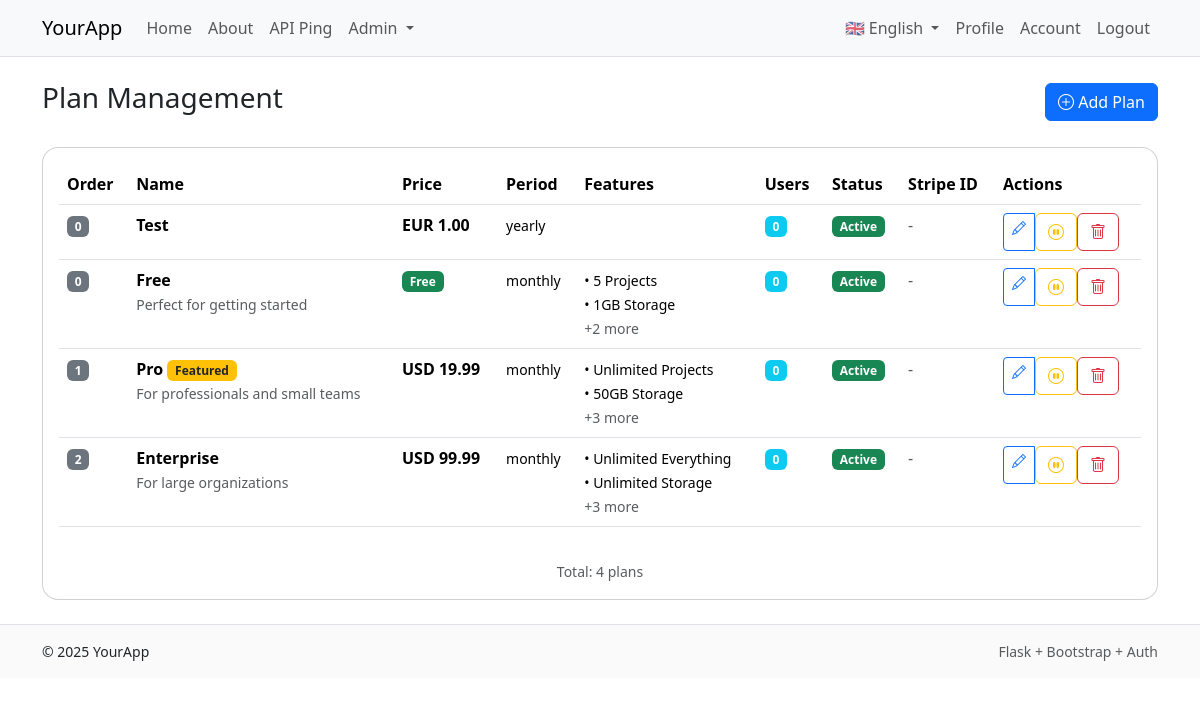
The page /admin/plans (signed in) on the database its author committed.
### app/models/user.py (models this page shows, shortened)
class User(UserMixin, db.Model):
    id = db.Column(db.Integer, primary_key=True)
    email = db.Column(db.String(255), unique=True, nullable=False, index=True)
    language = db.Column(db.String(5), default='en')
    role = db.Column(db.String(20), nullable=False, default='user', index=True)
    password_hash = db.Column(db.String(255), nullable=False)
    created_at = db.Column(db.DateTime, default=datetime.utcnow, nullable=False)
    confirmed_at = db.Column(db.DateTime, nullable=True)
    is_active = db.Column(db.Boolean, default=True, nullable=False, index=True)
    plan_id = db.Column(db.Integer, db.ForeignKey('plan.id'), nullable=True)
    plan = db.relationship('Plan', back_populates='users')
    plan_subscribed_at = db.Column(db.DateTime, nullable=True)
    billing = db.relationship("BillingProfile", uselist=False, back_populates="user", cascade="all, delete-orphan")
    @property
    def is_authenticated(self):
        return True

### app/models/plan.py (models this page shows, shortened)
class Plan(db.Model):
    id = db.Column(db.Integer, primary_key=True)
    name = db.Column(db.String(100), nullable=False, unique=True)
    description = db.Column(db.Text, nullable=True)
    option1 = db.Column(db.String(255), nullable=True)  # e.g., "10 Projects"
    option2 = db.Column(db.String(255), nullable=True)  # e.g., "Unlimited Storage"
    option3 = db.Column(db.String(255), nullable=True)  # Additional feature
    option4 = db.Column(db.String(255), nullable=True)  # Additional feature
    option5 = db.Column(db.String(255), nullable=True)  # Additional feature
    price = db.Column(db.Numeric(10, 2), nullable=False, default=0.00)
    currency = db.Column(db.String(3), nullable=False, default='USD')
    billing_period = db.Column(db.String(20), nullable=False, default='monthly')  # monthly, yearly, lifetime
    stripe_price_id = db.Column(db.String(255), nullable=True)  # Stripe Price ID
    stripe_product_id = db.Column(db.String(255), nullable=True)  # Stripe Product ID
    is_active = db.Column(db.Boolean, default=True, nullable=False)
    is_featured = db.Column(db.Boolean, default=False, nullable=False)
    sort_order = db.Column(db.Integer, default=0)  # For display ordering
    created_at = db.Column(db.DateTime, default=datetime.utcnow, nullable=False)
    updated_at = db.Column(db.DateTime, default=datetime.utcnow, onupdate=datetime.utcnow)
    users = db.relationship('User', back_populates='plan', lazy='dynamic')
    @property
    def features_list(self):
        features = []
        for i in range(1, 6):
            option = getattr(self, f'option{i}', None)
            if option:
                features.append(option)
        return features

### app/blueprints/admin/routes.py (the view)
@bp.route('/plans')
@login_required
@roles_required('admin')
def plans():
    page = request.args.get('page', 1, type=int)
    per_page = 20
    pagination = Plan.query.order_by(Plan.sort_order.asc(), Plan.created_at.desc()).paginate(
        page=page, per_page=per_page, error_out=False
    )
    plans = pagination.items
    return render_template(
        'admin/plans.html',
        plans=plans,
        pagination=pagination
    )

### app/__init__.py (called while the page is built)
def get_locale():
    from flask_login import current_user
    if current_user.is_authenticated and hasattr(current_user, 'language'):
        return current_user.language
    from flask import current_app
    return request.accept_languages.best_match(current_app.config['BABEL_SUPPORTED_LOCALES'])

### app/context_helpers.py (called while the page is built)
def register_context_processors(app):
    @app.context_processor
    def utility_processor():
        def has_endpoint(name: str) -> bool:
            return name in current_app.view_functions
        return dict(has_endpoint=has_endpoint)

### app/security.py (called while the page is built)
def roles_required(*roles):
    def decorator(fn):
        @wraps(fn)
        def wrapper(*args, **kwargs):
            if not current_user.is_authenticated:
                abort(401)
            if getattr(current_user, "role", "user") not in roles:
                abort(403)
            return fn(*args, **kwargs)
        return wrapper
    return decorator

### app/templates/admin/plans.html (shortened to what this page needs)
{% extends "base.html" %}
{% block content %}
<div class="d-flex justify-content-between align-items-center mb-4">
  <h1 class="h3">{{ _('Plan Management') }}</h1>
  <a href="{{ url_for('admin.add_plan') }}" class="btn btn-primary">
    <i class="bi bi-plus-circle"></i> {{ _('Add Plan') }}
  </a>
</div>
<div class="card">
  <div class="card-body">
    {% if plans %}
      <div class="table-responsive">
        <table class="table table-hover">
          <thead>
            <tr>
              <th>{{ _('Order') }}</th>
              <th>{{ _('Name') }}</th>
              <th>{{ _('Price') }}</th>
              <th>{{ _('Period') }}</th>
              <th>{{ _('Features') }}</th>
              <th>{{ _('Users') }}</th>
              <th>{{ _('Status') }}</th>
              <th>{{ _('Stripe ID') }}</th>
              <th>{{ _('Actions') }}</th>
            </tr>
          </thead>
          <tbody>
            {% for plan in plans %}
            <tr class="{% if not plan.is_active %}table-secondary{% endif %}">
              <td>
                <span class="badge bg-secondary">{{ plan.sort_order }}</span>
              </td>
              <td>
                <strong>{{ plan.name }}</strong>
                {% if plan.is_featured %}
                  <span class="badge bg-warning text-dark">{{ _('Featured') }}</span>
                {% endif %}
                {% if plan.description %}
                  <br><small class="text-muted">{{ plan.description[:50] }}{% if plan.description|length > 50 %}...{% endif %}</small>
                {% endif %}
              </td>
              <td>
                {% if plan.price == 0 %}
                  <span class="badge bg-success">{{ _('Free') }}</span>
                {% else %}
                  <strong>{{ plan.currency }} {{ plan.price }}</strong>
                {% endif %}
              </td>
              <td>
                <small>{{ plan.billing_period }}</small>
              </td>
              <td>
                <small>
                  {% for feature in plan.features_list[:2] %}
                    • {{ feature }}<br>
                  {% endfor %}
                  {% if plan.features_list|length > 2 %}
                    <span class="text-muted">+{{ plan.features_list|length - 2 }} more</span>
                  {% endif %}
                </small>
              </td>
              <td>
                <span class="badge bg-info">{{ plan.users.count() }}</span>
              </td>
              <td>
                {% if plan.is_active %}
                  <span class="badge bg-success">{{ _('Active') }}</span>
                {% else %}
                  <span class="badge bg-danger">{{ _('Disabled') }}</span>
                {% endif %}
              </td>
              <td>
                {% if plan.stripe_price_id %}
                  <small class="text-muted">{{ plan.stripe_price_id[:20] }}...</small>
                {% else %}
                  <span class="text-muted">-</span>
                {% endif %}
              </td>
              <td>
                <div class="btn-group btn-group-sm" role="group">
                  <a href="{{ url_for('admin.edit_plan', plan_id=plan.id) }}"
                     class="btn btn-outline-primary"
                     title="{{ _('Edit') }}">
                    <i class="bi bi-pencil"></i>
                  </a>
                  <form method="POST" action="{{ url_for('admin.toggle_plan_status', plan_id=plan.id) }}" style="display: inline;">
                    <button type="submit"
                            class="btn btn-outline-{% if plan.is_active %}warning{% else %}success{% endif %}"
                            title="{% if plan.is_active %}{{ _('Disable') }}{% else %}{{ _('Enable') }}{% endif %}"
                            onclick="return confirm('{{ _('Are you sure?') }}')">
                      {% if plan.is_active %}
                        <i class="bi bi-pause-circle"></i>
                      {% else %}
                        <i class="bi bi-play-circle"></i>
                      {% endif %}
                    </button>
                  </form>
                  <form method="POST" action="{{ url_for('admin.delete_plan', plan_id=plan.id) }}" style="display: inline;">
                    <button type="submit"
                            class="btn btn-outline-danger"
                            title="{{ _('Delete') }}"
                            onclick="return confirm('{{ _('Delete this plan? This cannot be undone.') }}')">
                      <i class="bi bi-trash"></i>
                    </button>
                  </form>
                </div>
              </td>
            </tr>
            {% endfor %}
          </tbody>
        </table>
      </div>
      <div class="text-center mt-3 text-muted">
        <small>{{ _('Total') }}: {{ pagination.total }} {{ _('plans') }}</small>
      </div>
    {% endif %}
  </div>
</div>
<link rel="stylesheet" href="https://cdn.jsdelivr.net/npm/bootstrap-icons@1.10.0/font/bootstrap-icons.css">
{% endblock %}

### app/templates/base.html (shortened to what this page needs)
<!doctype html>
<html lang="en">
  <head>
    <link href="https://cdn.jsdelivr.net/npm/bootstrap@5.3.3/dist/css/bootstrap.min.css" rel="stylesheet">
    <link href="{{ url_for('static', filename='css/app.css') }}" rel="stylesheet">
  </head>
  <body>
    <nav class="navbar navbar-expand-lg bg-body-tertiary border-bottom">
      <div class="container">
        <a class="navbar-brand" href="{{ url_for('main.index') }}">YourApp</a>
        <div class="collapse navbar-collapse" id="nav">
          <ul class="navbar-nav me-auto mb-2 mb-lg-0">
            <li class="nav-item"><a class="nav-link" href="{{ url_for('main.index') }}">{{ _('Home') }}</a></li>
            <li class="nav-item"><a class="nav-link" href="{{ url_for('main.about') }}">{{ _('About') }}</a></li>
            <li class="nav-item"><a class="nav-link" href="/api/v1/ping">API Ping</a></li>
          {% if current_user.is_authenticated and current_user.role == 'admin' %}
            <li class="nav-item dropdown">
              <a class="nav-link dropdown-toggle" href="#" role="button" data-bs-toggle="dropdown">
                {{ _('Admin') }}
              </a>
            </li>
          {% endif %}
          </ul>
          <ul class="navbar-nav">
            {% if current_user.is_authenticated %}
              <li class="nav-item dropdown">
                <a class="nav-link dropdown-toggle" href="#" id="languageDropdown" role="button" data-bs-toggle="dropdown" aria-expanded="false">
                  {% if current_user.language == 'de' %}🇩🇪 Deutsch{% else %}🇬🇧 English{% endif %}
                </a>
              </li>
              <li class="nav-item"><a class="nav-link" href="{{ url_for('main.profile') }}">{{ _('Profile') }}</a></li>
              <li class="nav-item"><a class="nav-link" href="{{ url_for('account.overview') }}">{{ _('Account') }}</a></li>
              <li class="nav-item"><a class="nav-link" href="{{ url_for('auth.logout') }}">{{ _('Logout') }}</a></li>
            {% else %}
              <li class="nav-item"><a class="nav-link" href="{{ url_for('auth.login') }}">Login</a></li>
              <li class="nav-item"><a class="nav-link" href="{{ url_for('auth.register') }}">Register</a></li>
            {% endif %}
          </ul>
        </div>
      </div>
    </nav>
    <main class="py-4">
      <div class="container">
        {% block content %}{% endblock %}
      </div>
    </main>
    <footer class="border-top py-3">
      <div class="container d-flex justify-content-between">
        <small>&copy; {{ 2025 }} YourApp</small>
        <small class="text-muted">Flask + Bootstrap + Auth</small>
      </div>
    </footer>
  </body>
</html>

### app/static/css/app.css (style rules this page uses)
.card { border-radius: 1rem; }
footer { background: #fafafa; }

### rows shown on the page
Plan: sort_order "0", name "Test", currency "EUR", price "1.00", billing_period "yearly", users.count "0", is_active True (drawn)
Plan: sort_order "0", name "Free", description "Perfect for getting started", billing_period "monthly", option1 "5 Projects", option2 "1GB Storage", features_list|length "2", users.count "0", is_active True (drawn)
Plan: sort_order "1", name "Pro", description "For professionals and small teams", currency "USD", price "19.99", billing_period "monthly", option1 "Unlimited Projects", option2 "50GB Storage", features_list|length "3", users.count "0", is_active True (drawn)
Plan: sort_order "2", name "Enterprise", description "For large organizations", currency "USD", price "99.99", billing_period "monthly", option1 "Unlimited Everything", option2 "Unlimited Storage", features_list|length "3", users.count "0", is_active True (drawn)

### other values the page prints
{{ pagination.total }} "4"
{{ 2025 }} "2025"
